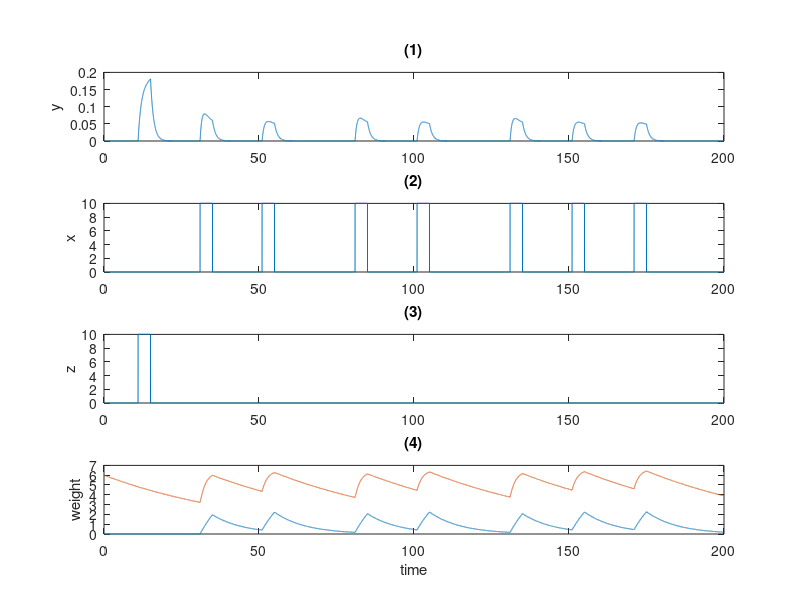

MATLAB code to generate this figure:
%%% This file is used for the new model%%%

alpha_yx = 2; alpha_yz = 4; alpha_xyz = 4; alpha_ux = 0.6; alpha_vx = 1.5; % 0.6
beta_u = 0.1; beta_v = 0.02; 

dt = 0.01;
T = 200;
n = T/dt;

X = zeros(1,n); Y = zeros(1,n); Z = zeros(1,n); U = zeros(1,n); V = zeros(1,n); W = zeros(1,n);

input = 10;  %10
V(1) = 6;

Z(11/dt:15/dt) = input;
X(31/dt:35/dt) = input;
%Z(51/dt:55/dt) = input; % uncomment this line to create figure 7
X(51/dt:55/dt) = input;
X(81/dt:85/dt) = input;
X(101/dt:105/dt) = input;
%Z(101/dt:105/dt) = input; % uncomment this line to create figure 7
X(131/dt:135/dt) = input;
X(151/dt:155/dt) = input;
X(171/dt:175/dt) = input;

a = 2; 

for i=1:n-1
   fy = alpha_yx * X(i)^a/(1+X(i)^a) * 1/(1+Z(i)^a) * 1/(1+V(i)^a) ...
       +alpha_yz * 1/(1+X(i)^a) * Z(i)^a/(1+Z(i)^a) * 1/(1+V(i)^a) ...
       +alpha_xyz * X(i)^a/(1+X(i)^a) * Z(i)^a/(1+Z(i)^a) * 1/(1+V(i)^a) ...
       -Y(i);
   fu = alpha_ux * X(i)^a/(1+X(i)^a) - beta_u * U(i);
   fv = alpha_vx * X(i)^a/(1+X(i)^a) * 1/(1+U(i)^a) * 1/(1+Z(i)^a) - beta_v * V(i);
   %fv = alpha_vx * X(i)^a/(1+X(i)^a) * 1/(1+Z(i)^a) - beta_v * V(i);
   Y(i+1) = Y(i) + fy * dt;
   U(i+1) = U(i) + fu * dt;
   V(i+1) = V(i) + fv * dt;
end

figure('Renderer', 'painters', 'Position', [10 10 400 2000])

subplot(4,1,1);
plot(dt*(0:(n-1)), Y);
ylabel('y');
title('(1)');

subplot(4,1,2);
plot(dt*(0:(n-1)), X);
ylabel('x');
title('(2)');

subplot(4,1,3);
plot(dt*(0:(n-1)), Z);
ylabel('z')
title('(3)');

subplot(4,1,4);
plot(dt*(0:(n-1)), U);
hold on;
plot(dt*(0:(n-1)), V);
xlabel('time');
ylabel('weight');
title('(4)');